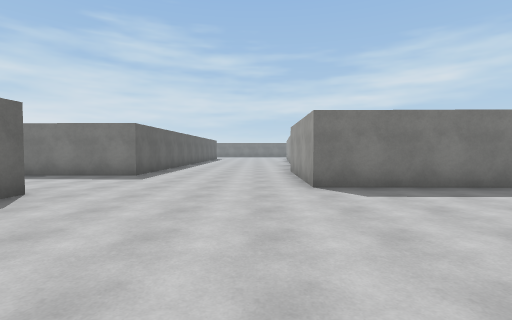
view 1 (above)

23 first-person views from a walk through a scene from a Unity 3-D project. The camera is 1.4 m above the floor, tilts 2° down and sees 85° across. The floor is counted in squares, 2 m on a side. Each view is taken from the middle of a square. On the plan, view 1 faces up. The plan holds only what a view shows up to about 9 squares ahead; the rest is blank. The place goes on beyond the plan. The player character is not drawn. Some animated figures are not drawn. Surface patterns are stand-ins for the level's own textures.

view 2
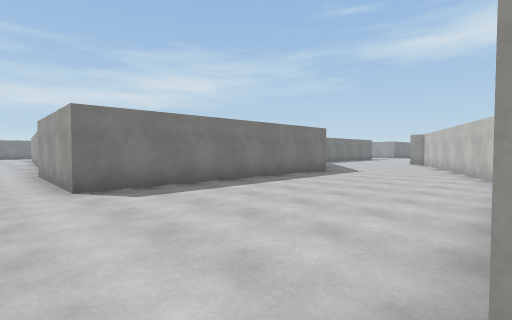

view 3
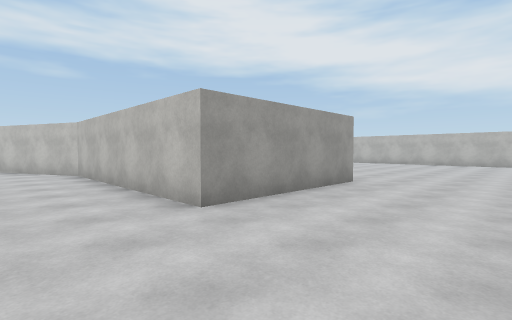

view 4
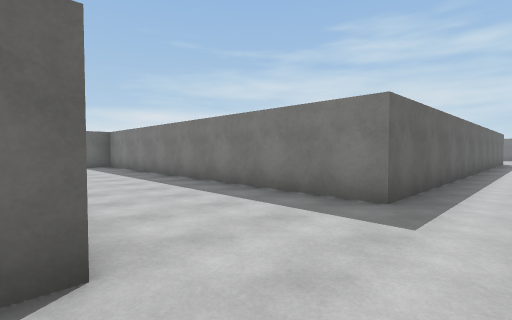

view 5
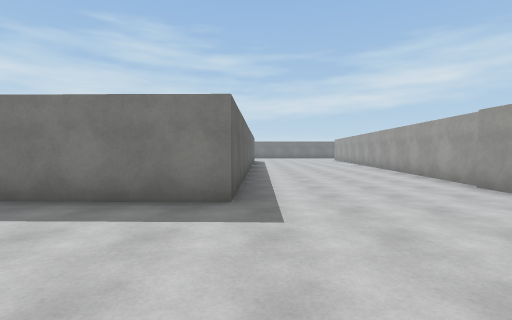

view 6
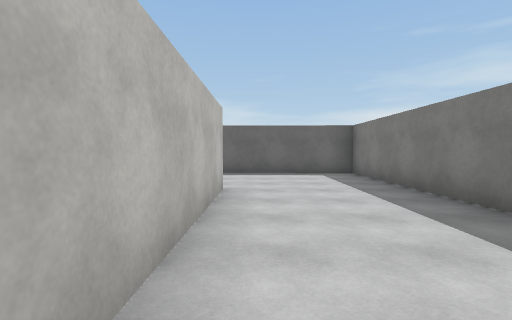

view 7
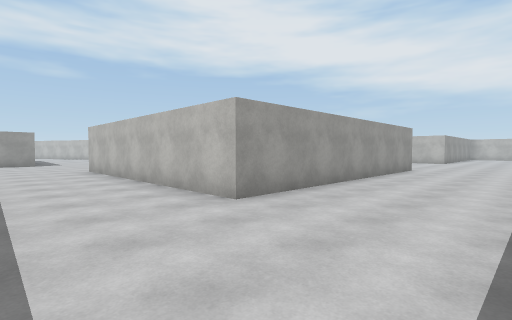

view 8
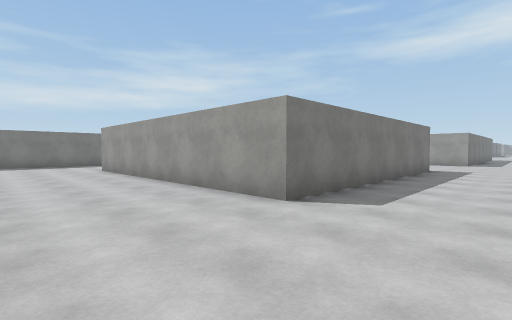

view 9
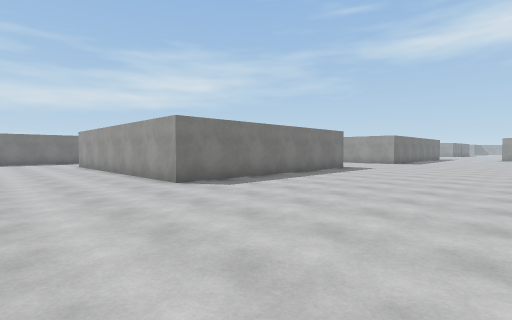

view 10
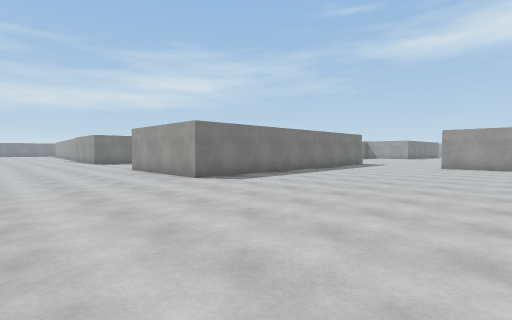

view 11
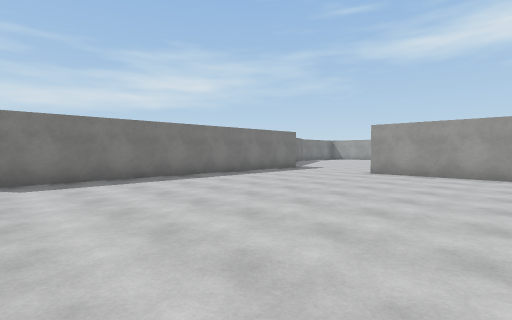

view 12
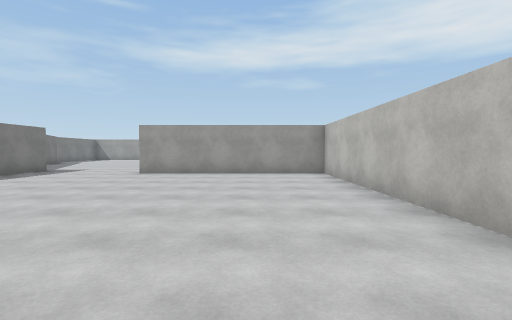

view 13
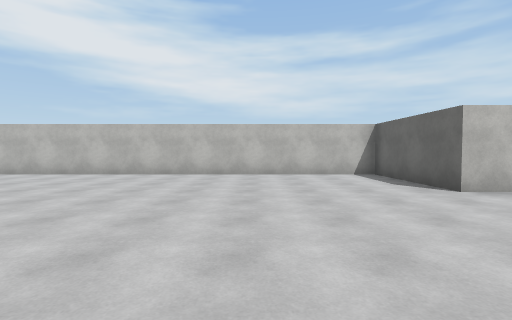

view 14
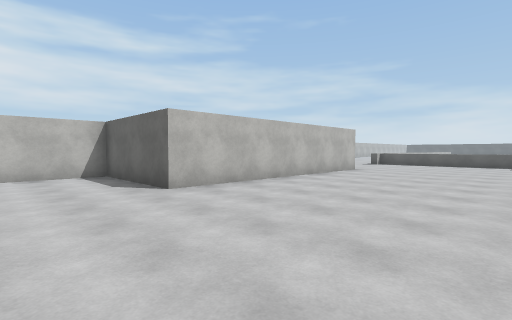

view 15
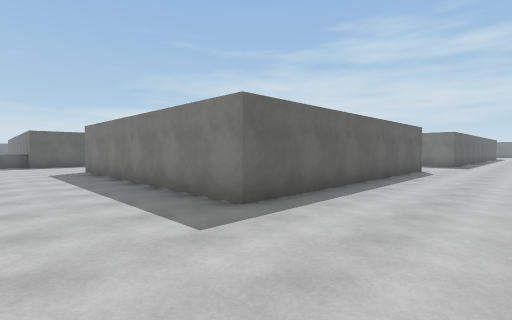

view 16
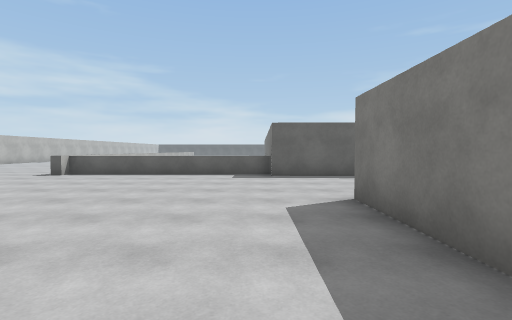

view 17
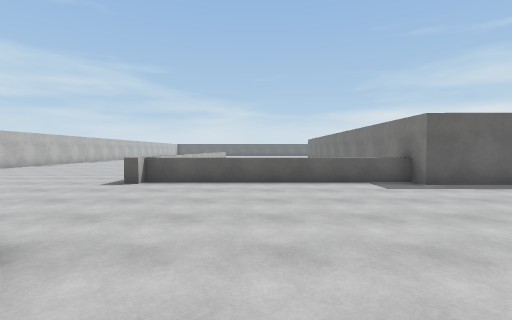

view 18
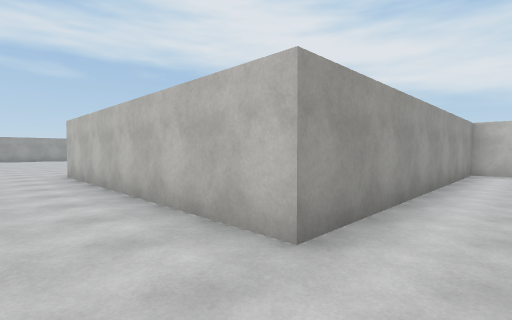

view 19
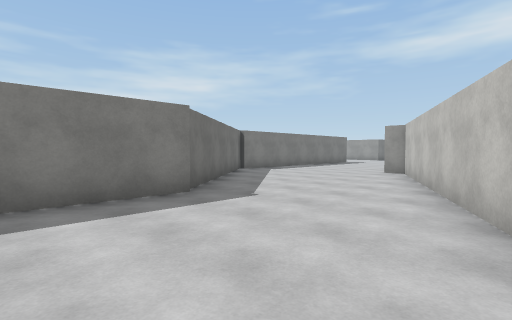

view 20
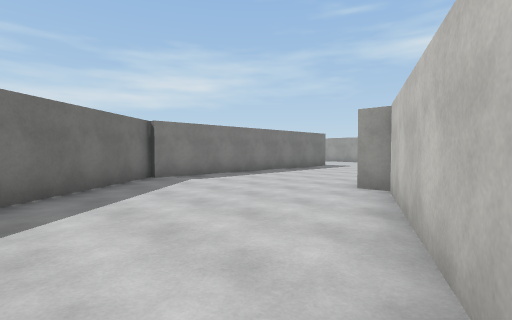

view 21
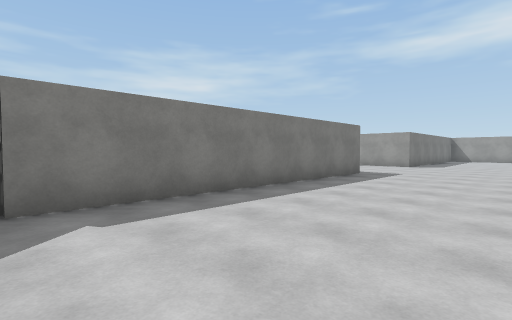

view 22
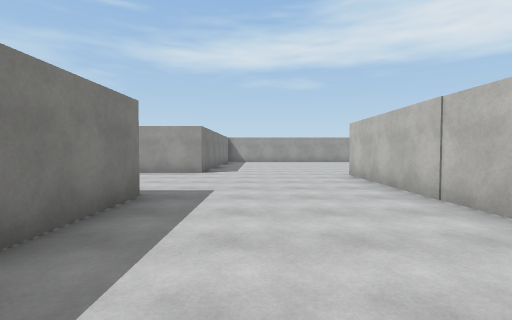

view 23
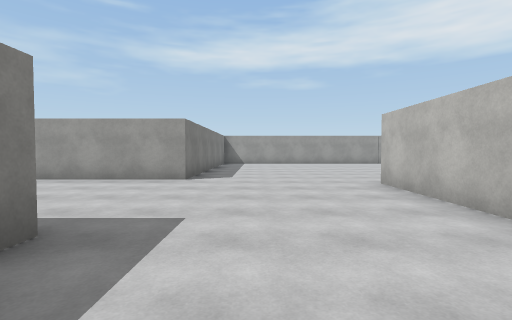

### Floor plan
Points are (right, up) in squares from view 1. A wall is a line through its corners. A room is listed if a view was taken in it or the views show most of it. See-through windows are left out.
Room 1 (views 1, 2, 3, 4, 5, 6, 7, 8, 9, 10, 11, 12, 13, 14, 15, 16, 17, 18, 19, 20, 21, 22, 23)
walls: (-3.6, 4.4) (-3.6, -3.6) (-11, -3.6) (-11, 4.4) (-3.9, 4.4); (6.8, -4) (0.9, -4) (0.9, 0.1) (6.7, 0.1) (15, 3.7) (15, 4.4); (8.6, 5.1) (1.1, 5.2) (1.1, 9.3); (1.3, 9.4) (1.6, 13); (-3.3, 7.7) (-14.4, 7.9) (-14.5, 3.9); (10, -4) (8.6, -4); (-3.6, 13.4) (-3.6, 7.7); (13.2, 9) (8.6, 5.3); (-14.6, -2.3) (-14.6, -4.6) (-15.5, -4.5); (19.8, 4.4) (25, 4.4); (-10.8, -13.5) (-10.8, -9.7) (-3.4, -9.7) (-3.4, -13.1) (9.3, -13.1) (9.3, -7.5); (-15.5, -10.4) (-14.8, -10.4); (21.4, 8.8) (13.1, 8.8); (28.1, 8.7) (25.6, 8.8) (25.6, 12.3)
low walls: (-15.1, -4.5) (-15.1, -10.5)
ways out: opening at (9, -6)

Where each view was taken, in squares from view 1:
view 1: 0 up, 0 right, facing up
view 2: 0 up, 0 right, facing up-right
view 3: 2 up, 2 left, facing down-right
view 4: 4 up, 2 left, facing up-left
view 5: 4 up, 3 left, facing up
view 6: 5 up, 6 left, facing left
view 7: 7 up, 14 left, facing down-right
view 8: 6 down, 14 left, facing up-right
view 9: 9 down, 14 left, facing up-right
view 10: 10 down, 3 left, facing up-right
view 11: 11 down, 1 right, facing up-right
view 12: 11 down, 1 right, facing right
view 13: 5 down, 0 right, facing down
view 14: 5 down, 1 left, facing down-left
view 15: 6 down, 1 left, facing up-left
view 16: 5 down, 7 left, facing left
view 17: 8 down, 9 left, facing left
view 18: 8 down, 12 left, facing down-right
view 19: 1 up, 6 right, facing up-right
view 20: 2 up, 10 right, facing up-right
view 21: 5 up, 13 right, facing up-right
view 22: 7 up, 17 right, facing right
view 23: 7 up, 19 right, facing right
